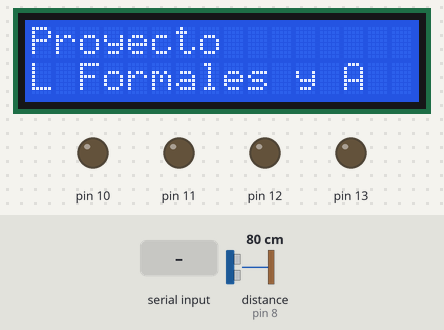
Bench run of a sketch on a simulated Arduino Uno, built with avr-gcc and run on an emulated ATmega328P. On the bench: 16×2 character LCD, output pins drawn as LEDs (lit = HIGH). Dashed ring = blinking. The inputs (shaded band) are chosen by the test bench; at power-on: distance to the obstacle (sensor on pin 8) 80 cm. The echo pulse lasts 58.3 µs per cm; random numbers use the default seed unless the sketch sets one; pins used as bus, display or sensor lines are not drawn; what the sketch prints to the serial monitor is not drawn.

Above: at 1.2 s.
1.3 s: "B" received over Serial
At 3.1 s:
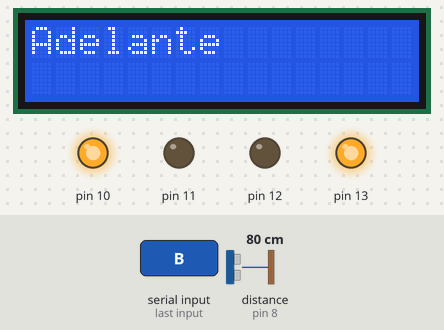
At 3.8 s:
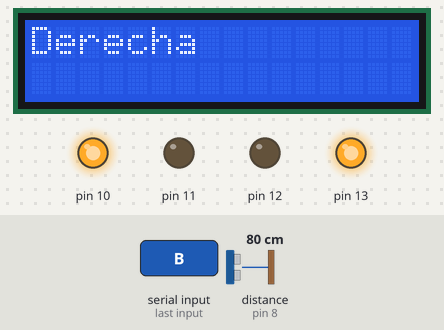
4.3 s: distance to the obstacle (sensor on pin 8) set to 9 cm
7.3 s: distance to the obstacle (sensor on pin 8) set to 2 cm
At 7.6 s:
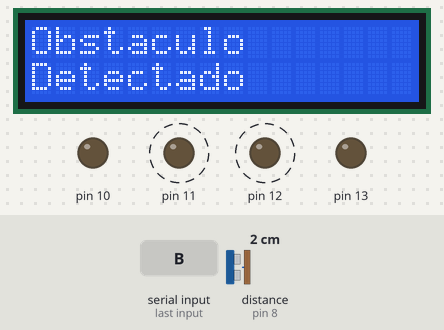
10.3 s: distance to the obstacle (sensor on pin 8) set to 6 cm
11.9 s: distance to the obstacle (sensor on pin 8) set to 9 cm
At 12.59 s:
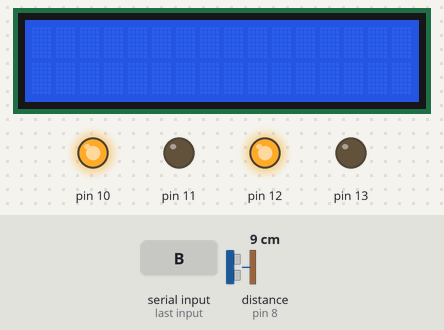
14.9 s: "B" received over Serial
Timing chart, 0 to 18.9 s (numbered marks = the images above; inputs shaded):
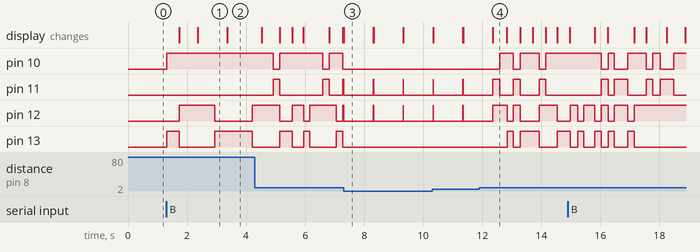

The sketch:

rcCar.ino
```cpp
#include <LiquidCrystal.h>

#define trigPin 9                // Pin donde se envian 8 pulsos ultrasonicos
#define echoPin 8                // Pin donde se reciben los pulsos enviados
#define speedSound 0.0344

LiquidCrystal lcd(7,6,5,4,3,2);   // Creacion objeto LC con los pines que se utilizan

int maxDis = 8, turnTo = 0, dir = 0;
float distancia;
unsigned long seconds = 0;
boolean control = false, autonomo = false;
char x;

void printDistance();
void printDirection(String dir);
float medirDistancia();
void evadeObstaculo();

void setup() {
  DDRB = B111110;
  lcd.begin(16, 2);               // La plantalla del LCD es de 16x2
  Serial.begin(9600);             // Iniciar comunicacion serial a 9600 bauds
}

void loop() {

if(Serial.available()) {
  x = Serial.read();
  switch(x) {
    case 'A':      // Activar modo manual
      control = true;
      autonomo = false;
      lcd.clear();
    break;
    case 'B':     // Activar modo autonomo
      autonomo = true;
      control = false;
      lcd.clear();
    break;
    default:
    break;
  }
}

// Se maneja con el celular
if(control == true and autonomo == false) {
  if(Serial.available()) {
    x = Serial.read();
    distancia = medirDistancia();
    switch(x) {
      case 'C':    // Adelante
        PORTB = B010100;
        printDirection("Adelante");
      break;
      case 'D':    // Atras
        PORTB = B101000;
        printDirection("Atras");
      break;
      case 'E':    // Izquierda
        PORTB = B011000;
        printDirection("Izquierda");
      break;
      case 'F':    // Derecha
        PORTB = B100100;
        printDirection("Derecha");
      break;
      case 'G':   // Alto
        PORTB = B000000;
        printDirection("Alto");
      break;
      default:
      break;
    }
  }
}
// Modo detector de obstaculos
else if(autonomo == true and control == false)   {
    dir = random(0,5);
    seconds = random(50,100);
    switch(dir) {
    // Adelante
    case 0:
      for(unsigned long i = 0 ; i <=  seconds; i++) {
        printDirection("Adelante");
        distancia = medirDistancia();
        if(distancia > maxDis) {
          PORTB = B010100;
        }
        else {
            evadeObstaculo();
            break;
        }
        Serial.println(i);
      }
    break;
    // Izquierda
    case 1:
      for(int i = 0 ; i <=  50; i++) {
        printDirection("Izquierda");
        distancia = medirDistancia();
        if(distancia > maxDis) {
          PORTB = B011000;
        }
        else {
            evadeObstaculo();
            break;
        }
      }
    break;
    // Derecha
    case 2:
      for(int i = 0 ; i <= 50; i++) {
        printDirection("Derecha");
        distancia = medirDistancia();
        if(distancia > maxDis) {
          PORTB = B100100;
        }
        else {
            evadeObstaculo();
            break;
        }
      }
    break;
    default:
    break;
    }
  }
else {
  lcd.print("Proyecto");
  lcd.setCursor(0,1);
  lcd.print("L Formales y A  ");
}
  }

void printDistance() {
  lcd.clear();
  lcd.setCursor(0,0);
   lcd.print("Distancia: ");
   lcd.setCursor(0,1);
   lcd.print(round(distancia));
   lcd.print(" cm");
}
void printDirection(String dir) {
   lcd.clear();
   lcd.print(dir);
}

float medirDistancia() {
  float duracion = 0, distancia = 0;
  // Envia una señal baja durante 2us
  digitalWrite(trigPin, LOW);
  delayMicroseconds(2);
  // Envia una señal alta durante 10us
  digitalWrite(trigPin, HIGH);
  delayMicroseconds(10);
  digitalWrite(trigPin, LOW);
  duracion = pulseIn(echoPin, HIGH);
  distancia = (duracion/2) * speedSound;
  return distancia;
}

void evadeObstaculo() {
  lcd.clear();
  lcd.print("Obstaculo");
  lcd.setCursor(0,1);
  lcd.print("Detectado");
  PORTB = B000000;     // Se detiene 1 segundo
  delay(1000);
  // Gira a una direccion aleatoria
  turnTo = random(0,1);
  if(turnTo == 0) {
    for(int i = 0; i <= 50; i++)
      PORTB = B011000;   // Gira izquierda
  }
  else {
    for(int i = 0; i <= 50; i++)
      PORTB = B100100;   // Gira derecha
  }
  lcd.clear();
}
```

Measured:
- the behaviour switches between 7 and 8 cm on distance to the obstacle (sensor on pin 8) (found by bisection; images 3 and 4)
- after the input at 1.3 s, pin 10: LOW → HIGH at once; pin 12: LOW → HIGH after 0.44 s, → LOW 1.2 s later, → HIGH 1.3 s later; pin 13: LOW → HIGH at once, → LOW 0.43 s later, → HIGH 1.2 s later, → LOW 1.3 s later; the display: first changes after 0.43 s (image 1 shows a later state)
- after the input at 11.9 s, pin 10: goes HIGH 0.47 s, LOW 0.23 s, HIGH 0.65 s, LOW 0.23 s, then HIGH, starting after 0.69 s; pin 13: goes HIGH 0.22 s, LOW 0.23 s, HIGH 0.65 s, LOW 0.61 s, then HIGH, starting after 0.94 s
- what the display in image 1 shows lasts 1.0 s, from 2.4 s to 3.4 s
- what the display in image 4 shows lasts 0.4 s, from 12.4 s to 12.8 s
